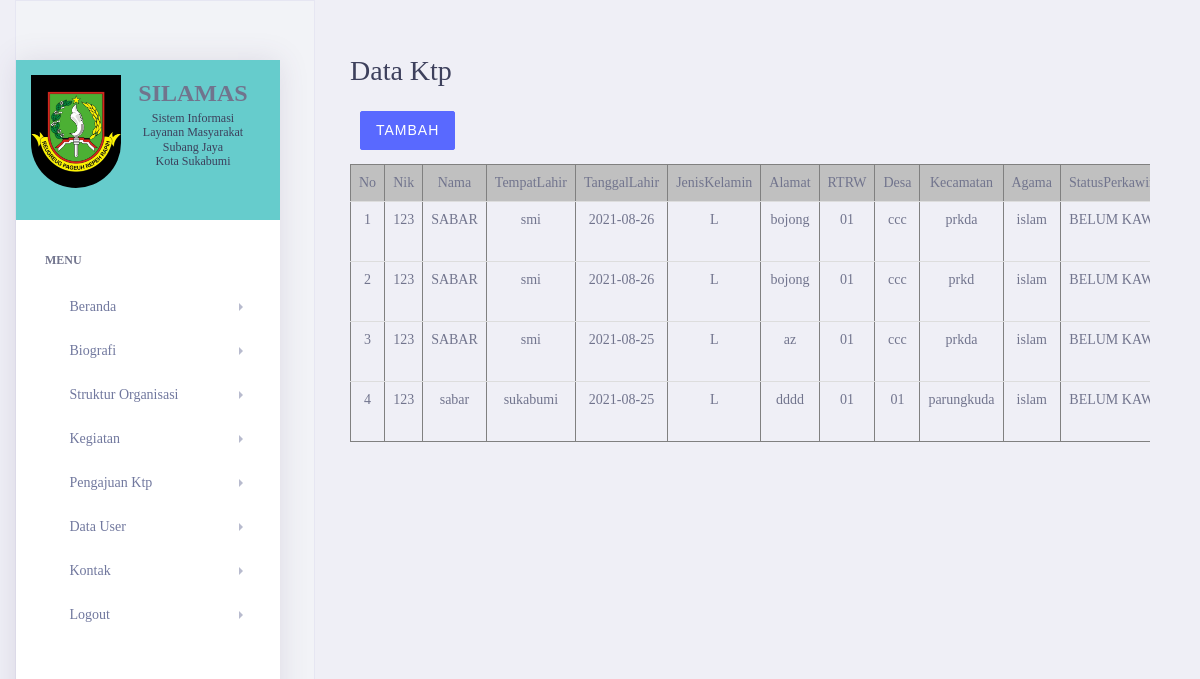
Screenshot of /index.php?page=ktp (signed in) with the database file from the repository.
### tables this page shows
CREATE TABLE `ktp` (
  `IdKtp` int(11) NOT NULL,
  `Nik` varchar(30) NOT NULL,
  `Nama` varchar(150) NOT NULL,
  `TempatLahir` varchar(150) NOT NULL,
  `TanggalLahir` date NOT NULL,
  `JenisKelamin` varchar(50) NOT NULL,
  `Alamat` text NOT NULL,
  `RTRW` varchar(100) NOT NULL,
  `Desa` varchar(100) NOT NULL,
  `Kecamatan` varchar(100) NOT NULL,
  `Agama` varchar(100) NOT NULL,
  `StatusPerkawinan` varchar(100) NOT NULL,
  `Pekerjaan` varchar(100) NOT NULL,
  `Kewarganagaraan` varchar(30) NOT NULL,
  `UserName` varchar(225) NOT NULL,
  `Level` varchar(50) NOT NULL
);

### rangka/ktp.php (the view, shortened to what this page needs)
<section class="colorlib-work" data-section="kegiatan">
  <div class="colorlib-narrow-content">
    <div class="row">
      <div class="col-md-6 col-md-offset-3 col-md-pull-3 animate-box" data-animate-effect="fadeInLeft">
        <h2 class="animate-box">Data Ktp</h2>
      </div>
    </div>
    <div style="padding: 10px;">
      <a href="index.php?page=tambah_ktp" class="btn btn-primary">Tambah</a>
    </div>
    <div class="table-responsive">
      <table class="table" border="1">
        <thead  align="center">
          <tr bgcolor="silver">
            <td>No</td>
            <td>Nik</td>
            <td>Nama</td>
            <td >TempatLahir</td>
            <td >TanggalLahir</td>
            <td >JenisKelamin</td>
            <td>Alamat</td>
            <td>RTRW</td>
            <td>Desa</td>
            <td>Kecamatan</td>
            <td>Agama</td>
            <td>StatusPerkawinan</td>
          </tr>
        </thead>
        <?php if ($Level=='admin') { ?>
        <tbody  align="center">
          <?php
          $no1=1;
            $sql="SELECT * FROM `ktp`";
            $query=mysqli_query($koneksi,$sql);
            while ($data=mysqli_fetch_array($query)) {
              ?>
          <tr>
            <td><?= $no1++ ?></td>
            <td><?= $data['1'] ?></td>
            <td><?= $data['2'] ?></td>
            <td><?= $data['3'] ?></td>
            <td><?= $data['4'] ?></td>
            <td><?= $data['5'] ?></td>
            <td><?= $data['6'] ?></td>
            <td><?= $data['7'] ?></td>
            <td><?= $data['8'] ?></td>
            <td><?= $data['9'] ?></td>
            <td><?= $data['10'] ?></td>
            <td><?= $data['11'] ?></td>
          </tr>
          <?php } ?>
        </tbody>
        <?php } ?>
      </table>
    </div>
  </div>
</section>

### index.php (shortened to what this page needs)
<?php
include "koneksi.php";
if (empty($_SESSION['username']) AND empty($_SESSION['password']))
    {
            $page = $_GET['page'];
                include"rangka/kepala.php";
                if ($page=="")
                    {
                        include "rangka/rumah.php";
                    }
                else
                    {
                        include "rangka/".$page.".php";
                    }
                include"rangka/kaki.php";
    }
else {
      $UserName=$_SESSION['username'];
      $akun=mysqli_fetch_array(mysqli_query($koneksi,"select * from `user` where `UserName` ='$UserName'"));
      $Level=$akun['Level'];
            $page = $_GET['page'];
                include"rangka/kepala.php";
                if ($page=="")
                    {
                        include "rangka/rumah.php";
                    }
                else
                    {
                        include "rangka/".$page.".php";
                    }
                include"rangka/kaki.php";
    }
 ?>

### rangka/kepala.php (shortened to what this page needs)
<!DOCTYPE html>
<html>
	<head>
	<link rel="stylesheet" href="css/animate.css">
	<link rel="stylesheet" href="css/icomoon.css">
	<link rel="stylesheet" href="css/bootstrap.css">
	<link rel="stylesheet" href="css/flexslider.css">
	<link rel="stylesheet" href="fonts/flaticon/font/flaticon.css">
	<link rel="stylesheet" href="css/owl.carousel.min.css">
	<link rel="stylesheet" href="css/owl.theme.default.min.css">
	<link rel="stylesheet" href="css/style.css">
	<link rel="stylesheet" href="css/s149.css">
    <link rel="stylesheet" href="assets/vendor/bootstrap/css/bootstrap.min.css">
    <link href="assets/vendor/fonts/circular-std/style.css" rel="stylesheet">
    <link rel="stylesheet" href="assets/libs/css/style.css">
    <link rel="stylesheet" href="assets/vendor/fonts/fontawesome/css/fontawesome-all.css">
    <link rel="stylesheet" href="assets/vendor/fonts/material-design-iconic-font/css/materialdesignicons.min.css">
	</head>
	<body>
	<div id="colorlib-page">
    <div class="container-wrap">
          <aside id="colorlib-aside" role="complementary" class="border js-fullheight">
      <div class="nav-left-sidebar sidebar">
          <div class="kepnav">
            <div class="kepnav1">
                <img class="keplogo" width="90px" src="images/logo/logo.jpg">
            </div>
            <div class="kepnav2">
                <font face="Times New Roman, Times, serif" size="5"><strong>SILAMAS</strong></font>
              <h6>Sistem Informasi<br> Layanan Masyarakat<br> Subang Jaya<br> Kota Sukabumi</h6><br>
            </div>
          </div>
            <div class="menu-list">
                <nav class="navbar navbar-expand-lg navbar-light">
                        <ul class="navbar-nav flex-column">
                            <li class="nav-divider">
                                Menu
                            </li>
                            <li class="nav-item ">
                                <a class="nav-link " href="index.php?page=rumah"  data-toggle="collapse" aria-expanded="false" data-target="#submenu-1" aria-controls="submenu-1"><i class="fa fa-fw fa-home"></i>Beranda </a>
                            </li>
                            <li class="nav-item ">
                                <a class="nav-link " href="index.php?page=biografi"  data-toggle="collapse" aria-expanded="false" data-target="#submenu-1" aria-controls="submenu-1"><i class="fa fa-fw fas fa-history"></i>Biografi </a>
                            </li>
                            <li class="nav-item ">
                                <a class="nav-link " href="index.php?page=organigram"  data-toggle="collapse" aria-expanded="false" data-target="#submenu-1" aria-controls="submenu-1"><i class="fa fa-fw fas fa-sitemap"></i>Struktur Organisasi </a>
                            </li>
                            <li class="nav-item ">
                                <a class="nav-link " href="index.php?page=kegiatan"  data-toggle="collapse" aria-expanded="false" data-target="#submenu-1" aria-controls="submenu-1"><i class="fa fa-fw fas fa-edit"></i>Kegiatan </a>
                            </li>
                          <?php if ($Level=='admin' or $Level=='user' or $Level=='rw') { ?>
                            <li class="nav-item ">
                                <a class="nav-link " href="index.php?page=ktp"  data-toggle="collapse" aria-expanded="false" data-target="#submenu-1" aria-controls="submenu-1"><i class="fa fa-fw fas fa-edit"></i>Pengajuan Ktp </a>
                            </li>
                          <?php } ?>
                          <?php if ($Level=='admin') { ?>
                            <li class="nav-item ">
                                <a class="nav-link " href="index.php?page=user"  data-toggle="collapse" aria-expanded="false" data-target="#submenu-1" aria-controls="submenu-1"><i class="fa fa-fw fas fa-edit"></i>Data User </a>
                            </li>
                          <?php } ?>
                            <li class="nav-item ">
                                <a class="nav-link " href="index.php?page=kontak"  data-toggle="collapse" aria-expanded="false" data-target="#submenu-1" aria-controls="submenu-1"><i class="fa fa-fw fas fa-phone"></i>Kontak </a>
                            </li>
                            <li class="nav-item ">
                                <a class="nav-link " href="logout.php"  data-toggle="collapse" aria-expanded="false" data-target="#submenu-1" aria-controls="submenu-1"><i class="fa fa-fw fas fa-power-off"></i>Logout </a>
                            </li>
                        </ul>
                </nav>
            </div>
        </div>
          </aside>
          <div id="colorlib-main">

### rangka/kaki.php (shortened to what this page needs)
          </div>
      </div>
    </div>
  </body>
</html>

### css/style.css (style rules this page uses)
body { font-family: "Quicksand", Arial, sans-serif; font-weight: 400; font-size: 15px; line-height: 1.8; color: rgba(0, 0, 0, 0.7); }
a { color: #2c98f0; -webkit-transition: 0.5s; -o-transition: 0.5s; transition: 0.5s; }
h1, h2, h3, h4, h5, h6 { color: #000; font-family: "Playfair Display", Georgia, serif; font-weight: 400; margin: 0 0 30px 0; }
#colorlib-page { width: 100%; overflow: hidden; position: relative; }
#colorlib-aside { padding-top: 3em; padding-bottom: 40px; float: left; width: 300px; position: fixed; overflow-y: scroll; z-index: 1001; background: #f2f3f7; -webkit-transition: 0.5s; -o-transition: 0.5s; transition: 0.5s; }
.container-wrap { max-width: 1170px; margin: 0 auto; }
#colorlib-main { width: calc(100% - 300px); float: right; -webkit-transition: 0.5s; -o-transition: 0.5s; transition: 0.5s; }
.colorlib-narrow-content { padding: 0 2.5em; }
.colorlib-experience, .colorlib-skills, .colorlib-education, .colorlib-blog, .colorlib-work, .colorlib-about, .colorlib-services, .colorlib-contact { padding-top: 4em; padding-bottom: 9em; clear: both; width: 100%; display: block; }
.btn { margin-right: 4px; margin-bottom: 4px; font-family: "Quicksand", Arial, sans-serif; font-size: 12px; font-weight: 400; text-transform: uppercase; letter-spacing: 1px; -webkit-border-radius: 2px; -moz-border-radius: 2px; -ms-border-radius: 2px; border-radius: 2px; -webkit-transition: 0.5s; -o-transition: 0.5s; transition: 0.5s; padding: 8px 15px !important; }
.btn-primary { background: #2c98f0; color: #fff; border: 2px solid #2c98f0; }
.js .animate-box { opacity: 0; }

### css/s149.css (style rules this page uses)
.kepnav { padding: 15px; background-color:#66CCCC; }
.kepnav1 { float:left; }
.kepnav2 { text-align:center; }
.keplogo { border-bottom-right-radius: 50px; border-bottom-left-radius: 50px; }

### rows the page displays
ktp: Nik "123", Nama "SABAR", TempatLahir "smi", TanggalLahir "2021-08-26", JenisKelamin "L", Alamat "bojong", RTRW "01", Desa "ccc", Kecamatan "prkda", Agama "islam", StatusPerkawinan "BELUM…"
ktp: Nik "123", Nama "SABAR", TempatLahir "smi", TanggalLahir "2021-08-26", JenisKelamin "L", Alamat "bojong", RTRW "01", Desa "ccc", Kecamatan "prkd", Agama "islam", StatusPerkawinan "BELUM…"
ktp: Nik "123", Nama "SABAR", TempatLahir "smi", TanggalLahir "2021-08-25", JenisKelamin "L", Alamat "az", RTRW "01", Desa "ccc", Kecamatan "prkda", Agama "islam", StatusPerkawinan "BELUM…"
ktp: Nik "123", Nama "sabar", TempatLahir "sukabumi", TanggalLahir "2021-08-25", JenisKelamin "L", Alamat "dddd", RTRW "01", Desa "01", Kecamatan "parungkuda", Agama "islam", StatusPerkawinan "BELUM…"
